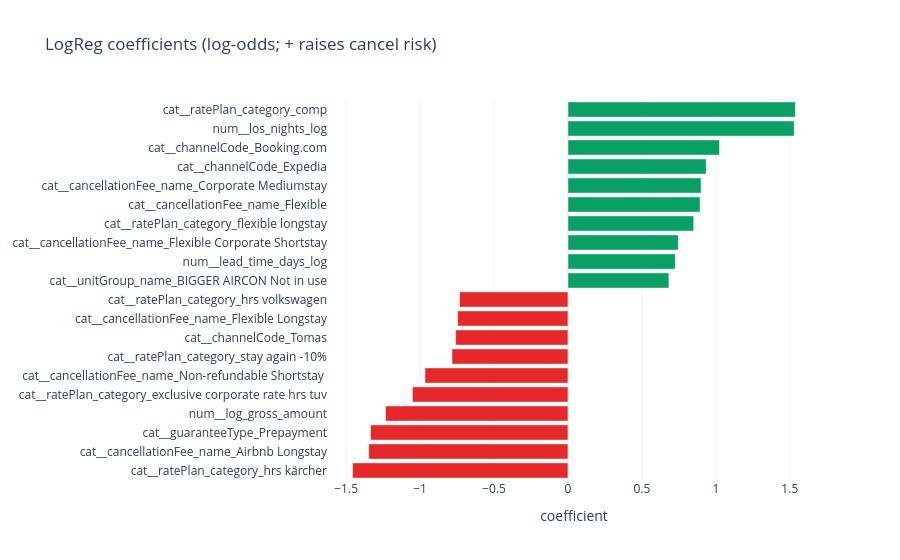
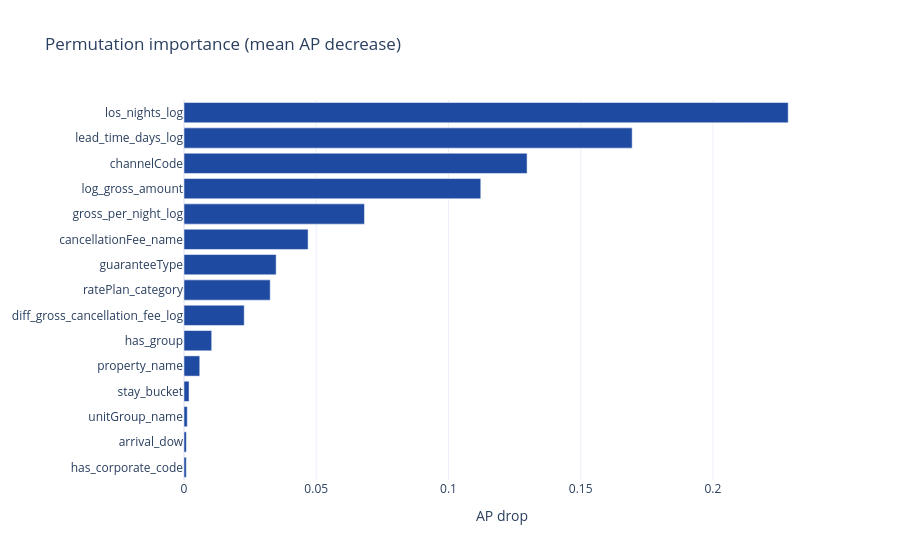

Notebook source saved alongside these figures, in order:
### Markdown cell above
## 5 - Explainability (XAI)

A linear model is its own explanation: coefficients are log-odds contributions. I fit an uncalibrated linear pipeline on all resolved data for the coefficients, and add permutation importance as a model-agnostic cross-check.

### Code cell
df = WF.add_outcome_known_date(clean)
known = pd.to_datetime(df["outcome_known_date"], utc=True, errors="coerce")
resolved = known <= known.max()
X, y = df[NUM + CAT], pd.to_numeric(df["status"], errors="coerce").astype(int)

lin = T.build_pipeline("logreg", {"C": 1.0, "l1_ratio": 0.5}, NUM, CAT, calibrate=False, seed=RANDOM_STATE)
lin.fit(X[resolved], y[resolved].to_numpy())
names = lin.named_steps["prep"].get_feature_names_out()
coef = lin.named_steps["clf"].coef_[0]
cdf = pd.DataFrame({"feature": names, "coef": coef}).sort_values("coef")
top = pd.concat([cdf.head(10), cdf.tail(10)])
fig = go.Figure(go.Bar(x=top["coef"], y=top["feature"], orientation="h",
                       marker_color=[BRAND["red"] if c < 0 else BRAND["green"] for c in top["coef"]]))
fig.update_layout(title="LogReg coefficients (log-odds; + raises cancel risk)", xaxis_title="coefficient")
fig.show()

from sklearn.inspection import permutation_importance
samp = X[resolved].sample(n=min(5000, int(resolved.sum())), random_state=RANDOM_STATE)
pi = permutation_importance(lin, samp, y[resolved].loc[samp.index],
                            scoring="average_precision", n_repeats=5, random_state=RANDOM_STATE)
pidf = (pd.DataFrame({"feature": NUM + CAT, "importance": pi.importances_mean})
          .sort_values("importance", ascending=False).head(15))
fig = go.Figure(go.Bar(x=pidf["importance"][::-1], y=pidf["feature"][::-1],
                       orientation="h", marker_color=BRAND["blue"]))
fig.update_layout(title="Permutation importance (mean AP decrease)", xaxis_title="AP drop")
fig.show()

### Figure 1 — Plotly figure (JSON) as saved in the notebook; plotly's stock layout.template omitted (floating-point values rounded to 4 significant figures)
{"data": [{"marker": {"color": ["#E62828", "#E62828", "#E62828", "#E62828", "#E62828", "#E62828", "#E62828", "#E62828", "#E62828", "#E62828", "#08A064", "#08A064", "#08A064", "#08A064", "#08A064", "#08A064", "#08A064", "#08A064", "#08A064", "#08A064"]}, "orientation": "h", "type": "bar", "x": [-1.456, -1.347, -1.335, -1.233, -1.052, -0.9668, -0.7839, -0.7595, -0.7459, -0.7331, 0.6826, 0.726, 0.7461, 0.8502, 0.8932, 0.9001, 0.9348, 1.025, 1.53, 1.538], "y": ["cat__ratePlan_category_hrs kärcher", "cat__cancellationFee_name_Airbnb Longstay", "cat__guaranteeType_Prepayment", "num__log_gross_amount", "cat__ratePlan_category_exclusive corporate rate hrs tuv", "cat__cancellationFee_name_Non-refundable Shortstay ", "cat__ratePlan_category_stay again -10%", "cat__channelCode_Tomas", "cat__cancellationFee_name_Flexible Longstay", "cat__ratePlan_category_hrs volkswagen", "cat__unitGroup_name_BIGGER AIRCON Not in use", "num__lead_time_days_log", "cat__cancellationFee_name_Flexible Corporate Shortstay", "cat__ratePlan_category_flexible longstay", "cat__cancellationFee_name_Flexible", "cat__cancellationFee_name_Corporate Mediumstay", "cat__channelCode_Expedia", "cat__channelCode_Booking.com", "num__los_nights_log", "cat__ratePlan_category_comp"]}], "layout": {"title": {"text": "LogReg coefficients (log-odds; + raises cancel risk)"}, "xaxis": {"title": {"text": "coefficient"}}}}

### Figure 2 — Plotly figure (JSON) as saved in the notebook; plotly's stock layout.template omitted (floating-point values rounded to 4 significant figures)
{"data": [{"marker": {"color": "#1E4BA1"}, "orientation": "h", "type": "bar", "x": [0.0008656, 0.0009013, 0.001241, 0.001912, 0.005959, 0.01047, 0.02277, 0.0326, 0.03484, 0.04692, 0.06824, 0.1122, 0.1297, 0.1695, 0.2285], "y": ["has_corporate_code", "arrival_dow", "unitGroup_name", "stay_bucket", "property_name", "has_group", "diff_gross_cancellation_fee_log", "ratePlan_category", "guaranteeType", "cancellationFee_name", "gross_per_night_log", "log_gross_amount", "channelCode", "lead_time_days_log", "los_nights_log"]}], "layout": {"title": {"text": "Permutation importance (mean AP decrease)"}, "xaxis": {"title": {"text": "AP drop"}}}}
